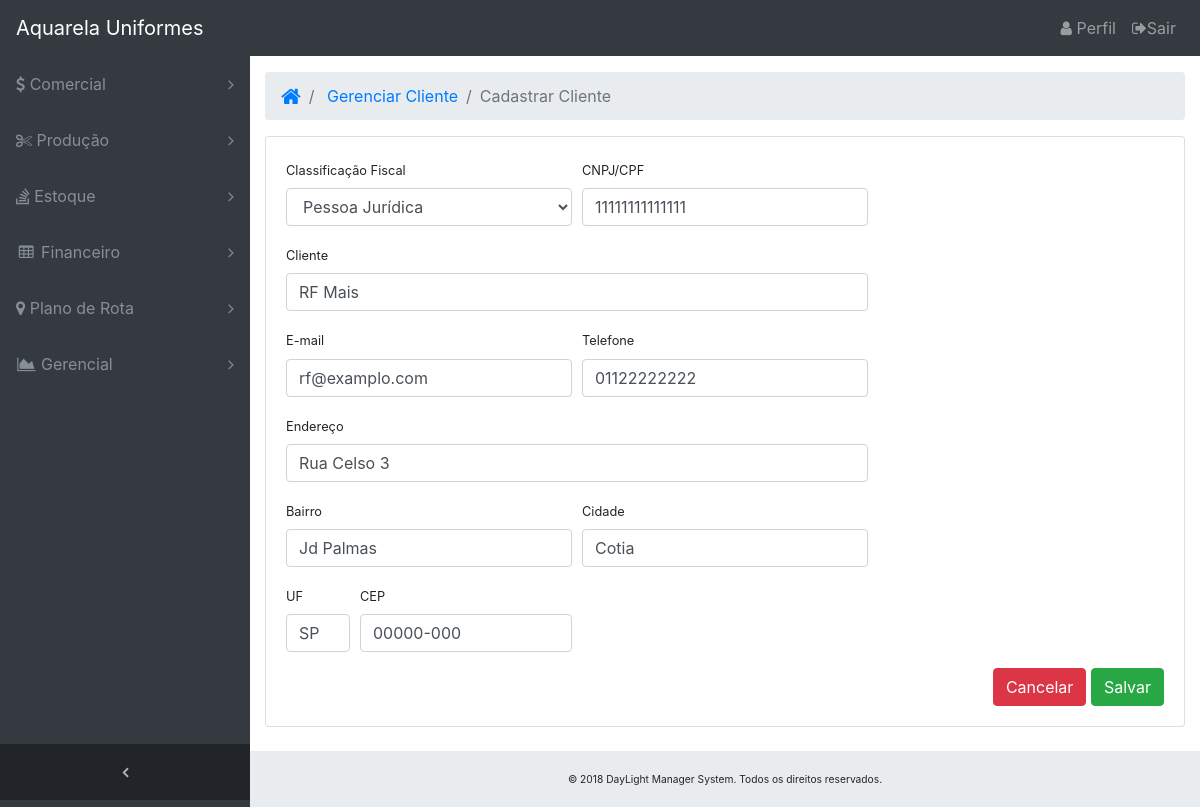
Page /comercial/cadastrarcliente/3/ on the committed database.
### core/models/cliente.py (models this page shows)
class Cliente(models.Model):
    class_fiscal = models.CharField('Classificação fiscal', choices=FISCAL_CHOICES, max_length=2, null=False, blank=False)
    clientename = models.CharField('Nome', max_length=200, null=False, blank=False)
    email = models.EmailField('E-mail', max_length=100, unique=True, null=False, blank=False)
    numero_fiscal = models.CharField('CNPJ/CPF', max_length=14, unique=True, null=False, blank=False)
    endereco = models.CharField('Endereço', max_length=200)
    bairro = models.CharField('Bairro', max_length=200)
    cidade = models.CharField('Cidade', max_length=200)
    cep = models.CharField('CEP', max_length=9)
    uf = models.CharField('UF', max_length=2)
    telefone = models.CharField('Telefone', max_length=11)
    class Meta:
        db_table = 'Cliente'

### core/views/atualizar.py (the view)
# urls.py: path('comercial/cadastrarcliente/<id>/', views.update_cliente, name='update_cliente'),
def update_cliente(request, id):
    update_cliente = Cliente.objects.get(id=id)
    form = ClienteForm(request.POST or None, instance=update_cliente)
    if form.is_valid():
        form.save()
        return redirect('list_cliente')
    return render(request, 'comercial/cadastrarcliente.html', { 'form' : form, 'update_cliente':update_cliente })

### core/forms/clienteform.py
class ClienteForm(forms.ModelForm):
    class Meta:
        model = Cliente
        fields = '__all__'
        widgets = {
            'clientename': forms.TextInput(attrs={'class':'form-control'}),
            'email': forms.EmailInput(attrs={'class':'form-control'}),
            'numero_fiscal': forms.TextInput(attrs={'class':'form-control', 'pattern':'\d{14}', 'title':'Somente numeros'}),
            'endereco': forms.TextInput(attrs={'class':'form-control'}),
            'bairro': forms.TextInput(attrs={'class':'form-control'}),
            'cidade': forms.TextInput(attrs={'class':'form-control'}),
            'cep': forms.TextInput(attrs={'class':'form-control', 'pattern':'\d{5}-\d{3}', 'title':'CEP formato 00000-000'}),
            'uf': forms.TextInput(attrs={'class':'form-control'}),
            'telefone': forms.TextInput(attrs={'class':'form-control', 'pattern':'\d{11}', 'title':'FONE formato ddd + numero'}),
            'class_fiscal': forms.Select(attrs={'class':'form-control'}),
            }

### core/templates/comercial/cadastrarcliente.html (shortened to what this page needs)
{% extends 'base.html' %}
{% load static %}
{% block main %}
<ol class="breadcrumb">
    <li class="breadcrumb-item">
        <a href="/">
            <i class="fa fa-home fa-lg"></i>
        </a>
    </li>
    <li class="breadcrumb-item">
        <a href="/comercial/gerenciarcliente">Gerenciar Cliente</a>
    </li>
    <li class="breadcrumb-item active">Cadastrar Cliente</li>
</ol>
<div class="row">
    <div class="col-sm-12">
        <div class="card">
            <div class="card-body">
                <div class="row">
                    <div class="col-lg-12">
                        <form method="POST" autofocus>
                            <div class="form-row">
                                <div class="col-4">
                                    <div class="form-group">
                                        <label class="small">Classificação Fiscal</label>
                                        {{ form.class_fiscal }}
                                    </div>
                                </div>
                                <div class="col-4">
                                    <div class="form-group">
                                        <label class="small">CNPJ/CPF</label>
                                        {{ form.numero_fiscal}}
                                    </div>
                                </div>
                            </div>
                            <div class="form-row">
                                <div class="col-8">
                                    <div class="form-group">
                                        <label class="small">Cliente</label>
                                        {{ form.clientename }}
                                    </div>
                                </div>
                            </div>
                            <div class="form-row">
                                <div class="col-4">
                                    <div class="form-group">
                                        <label class="small">E-mail</label>
                                        {{ form.email }}
                                    </div>
                                </div>
                                <div class="col-4">
                                    <div class="form-group">
                                        <label class="small">Telefone</label>
                                        {{ form.telefone }}
                                    </div>
                                </div>
                            </div>
                            <div class="form-row">
                                <div class="col-8">
                                    <div class="form-group">
                                        <label class="small">Endereço</label>
                                        {{ form.endereco }}
                                    </div>
                                </div>
                            </div>
                            <div class="form-row">
                                <div class="col-4">
                                    <div class="form-group">
                                        <label class="small">Bairro</label>
                                        {{ form.bairro }}
                                    </div>
                                </div>
                                <div class="col-4">
                                    <div class="form-group">
                                        <label class="small">Cidade</label>
                                        {{ form.cidade }}
                                    </div>
                                </div>
                            </div>
                            <div class="form-row">
                                <div class="col-1">
                                    <div class="form-group">
                                        <label class="small">UF</label>
                                        {{ form.uf }}
                                    </div>
                                </div>
                                <div class="col-3">
                                    <div class="form-group">
                                        <label class="small">CEP</label>
                                        {{ form.cep }}
                                    </div>
                                </div>
                            </div>
                            <div class="pull-right">
                                <a href="/comercial/gerenciarcliente"><input type="button" class="btn btn-danger btn-md" value="Cancelar"></a>
                                <a href="{% url 'create_cliente' %}"><input type="submit" class="btn btn-success btn-md" value="Salvar"></a>
                            </div>
                        </form>
                    </div>
                </div>
            </div>
        </div>
    </div>
</div>
<br />
{% endblock %}

### core/static/css/sb-admin.css (style rules this page uses)
html { position: relative; min-height: 100%; }
body { overflow-x: hidden; }
body.sticky-footer { margin-bottom: 56px; }
body.fixed-nav { padding-top: 56px; }

### rows in the picture
Cliente: class_fiscal "Pessoa Jurídica", numero_fiscal "11111111111111", clientename "RF Mais", email "rf@examplo.com", telefone "01122222222", endereco "Rua Celso 3", bairro "Jd Palmas", cidade "Cotia", uf "SP", cep "00000-000"
